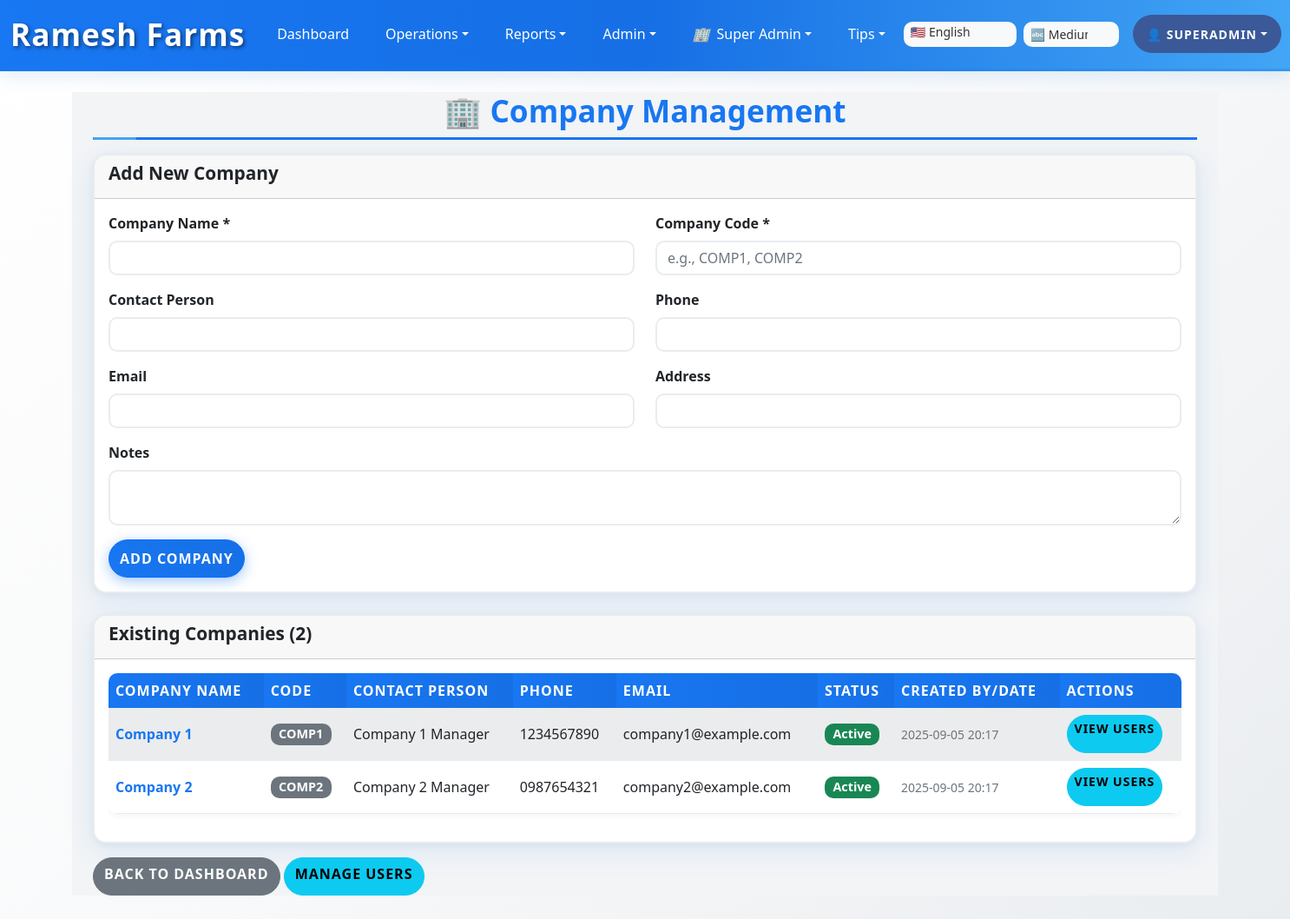
Before: /company_management (signed in) with the older database file.
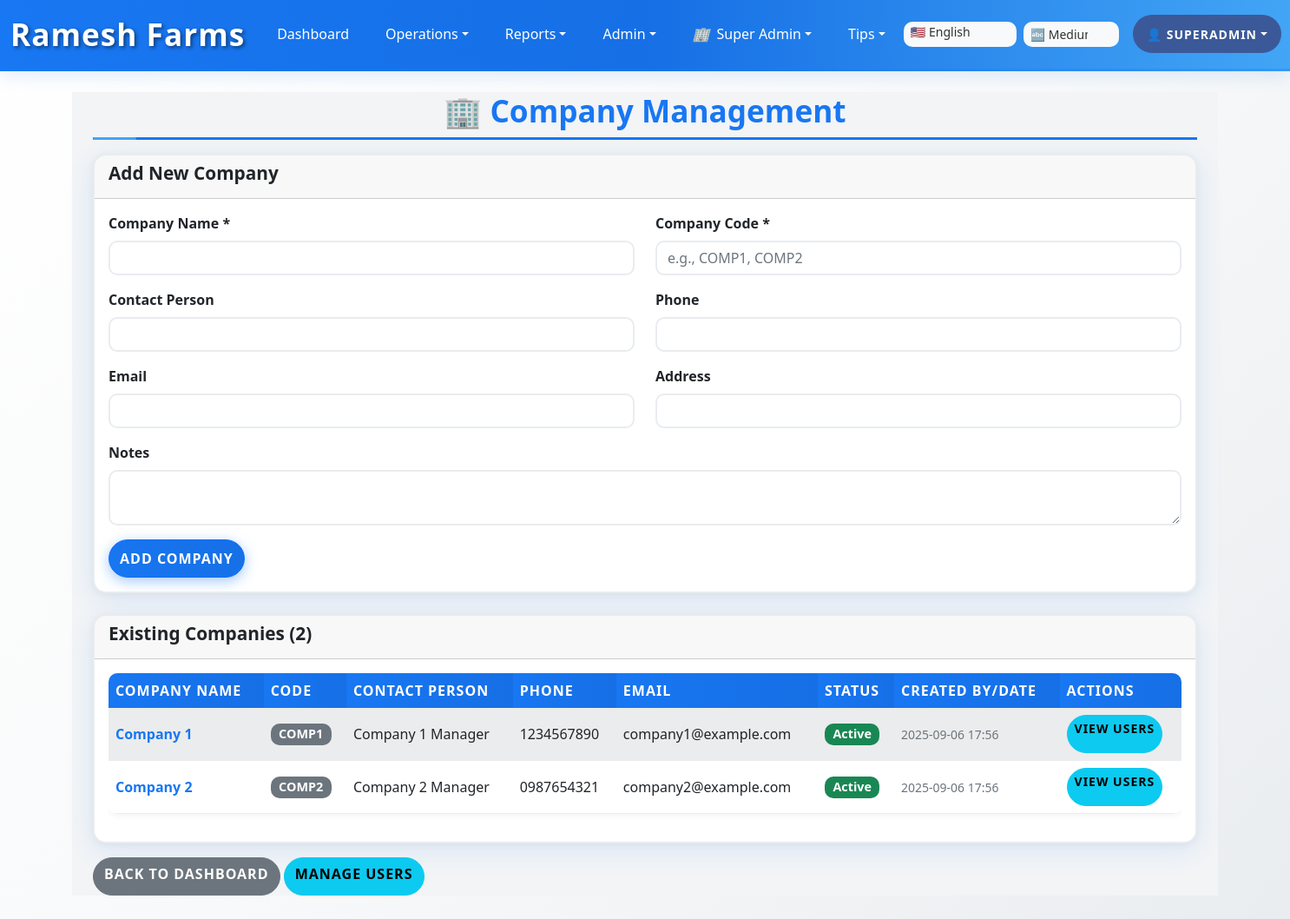
After: the same page with the newer database file.
### app.py (models this page shows)
class Company(db.Model):
    id = db.Column(db.Integer, primary_key=True)
    name = db.Column(db.String(120), unique=True, nullable=False)
    code = db.Column(db.String(20), unique=True, nullable=False)  # Short code like 'COMP1', 'COMP2'
    address = db.Column(db.String(500))
    phone = db.Column(db.String(20))
    email = db.Column(db.String(120))
    contact_person = db.Column(db.String(120))
    status = db.Column(db.String(20), default='active')  # 'active' or 'inactive'
    created_date = db.Column(db.DateTime, default=datetime.utcnow)
    created_by = db.Column(db.Integer)  # User ID who created
    notes = db.Column(db.String(500))

### app.py (the view)
@app.route('/company_management')
@super_admin_required
def company_management():
    companies = Company.query.order_by(Company.name).all()
    return render_template('company_management.html', companies=companies)

### app.py (called while the page is built)
def super_admin_required(f):
    @wraps(f)
    def decorated_function(*args, **kwargs):
        if 'user_id' not in session:
            return redirect(url_for('login'))
        user = User.query.get(session['user_id'])
        if not user or user.role != 'super_admin':
            flash('Access denied. Super Admin privileges required.', 'error')
            return redirect(url_for('dashboard'))
        return f(*args, **kwargs)
    return decorated_function

### templates/company_management.html (shortened to what the changed rows need)
{% extends "base.html" %}
{% block content %}
<div class="container-fluid">
  <h2 class="mobile-header text-center mb-mobile-3">🏢 Company Management</h2>
  <div class="card">
    <div class="card-body">
      {% if companies %}
        <div class="table-responsive">
          <table class="table table-striped">
            <thead>
              <tr>
                <th>Company Name</th>
                <th>Code</th>
                <th>Contact Person</th>
                <th>Phone</th>
                <th>Email</th>
                <th>Status</th>
                <th>Created By/Date</th>
                <th>Actions</th>
              </tr>
            </thead>
            <tbody>
              {% for company in companies %}
                <tr>
                  <td><strong>{{ company.name }}</strong></td>
                  <td><span class="badge bg-secondary">{{ company.code }}</span></td>
                  <td>{{ company.contact_person or '-' }}</td>
                  <td>{{ company.phone or '-' }}</td>
                  <td>{{ company.email or '-' }}</td>
                  <td>
                    {% if company.status == 'active' %}
                      <span class="badge bg-success">Active</span>
                    {% else %}
                      <span class="badge bg-danger">{{ company.status }}</span>
                    {% endif %}
                  </td>
                  <td>
                    <small class="text-muted">
                      {% if company.created_date %}
                        {{ company.created_date.strftime('%Y-%m-%d %H:%M') }}
                      {% endif %}
                    </small>
                  </td>
                  <td>
                    <a href="{{ url_for('user_management') }}?company={{ company.id }}" class="btn btn-sm btn-info">
                      View Users
                    </a>
                  </td>
                </tr>
              {% endfor %}
            </tbody>
          </table>
        </div>
      {% else %}
        <p class="text-muted">No companies found.</p>
      {% endif %}
    </div>
  </div>
</div>
{% endblock %}

Changed rows visible on the page:
changed Company "Company 1": created_date "2025-09-05 20:17" → "2025-09-06 17:56"
changed Company "Company 2": created_date "2025-09-05 20:17" → "2025-09-06 17:56"
